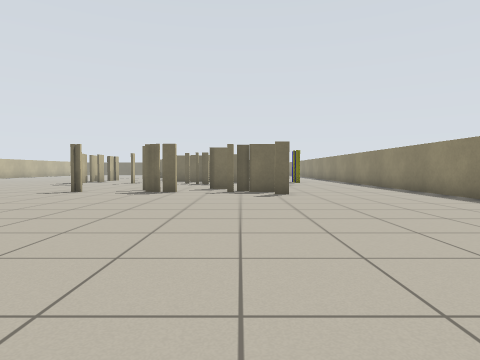
[1] (above)

24 first-person views from a walk through a Stage world. The camera is 0.72 m above the floor, tilts 2° down and sees 75° across. Floor lines are 1 m apart. The floor is counted in squares, 1 m on a side. Each view is taken from the middle of a square. On the plan, view 1 faces up. The plan holds only what a view shows up to about 10 squares ahead; the rest is blank. The robots in the file are not drawn.

[2]
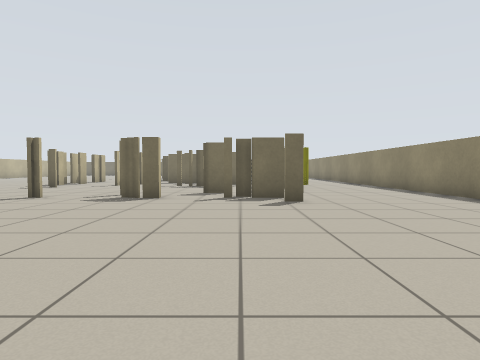

[3]
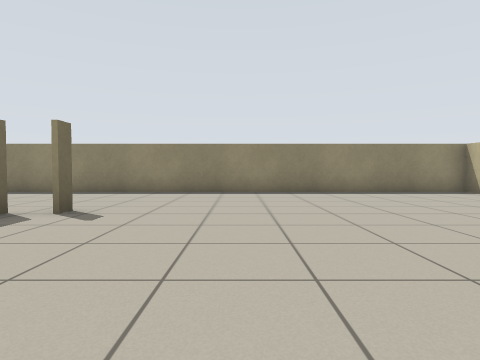

[4]
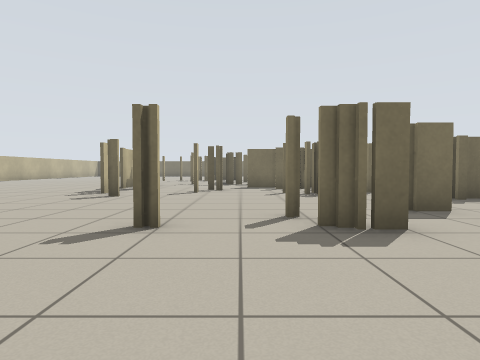

[5]
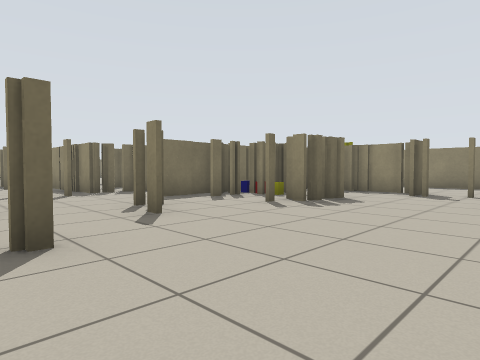

[6]
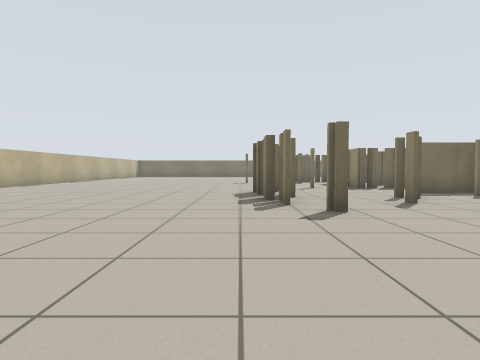

[7]
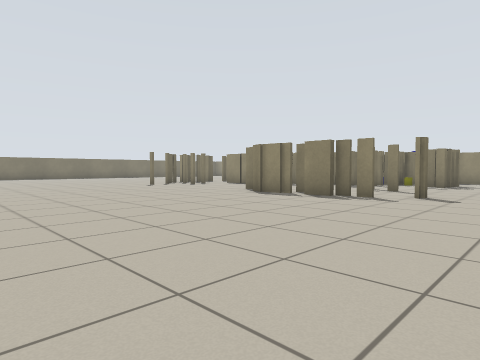

[8]
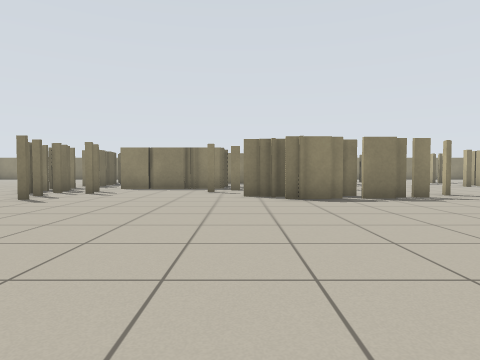

[9]
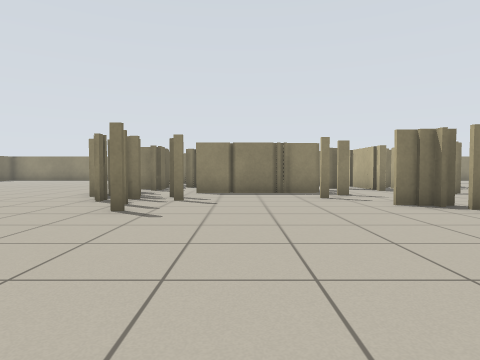

[10]
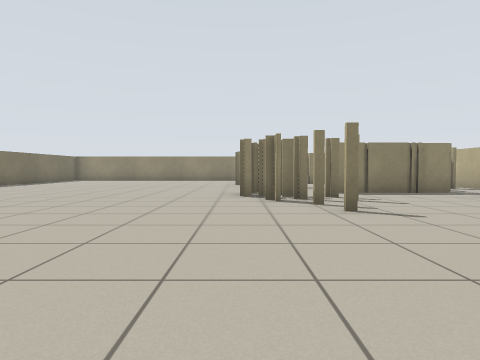

[11]
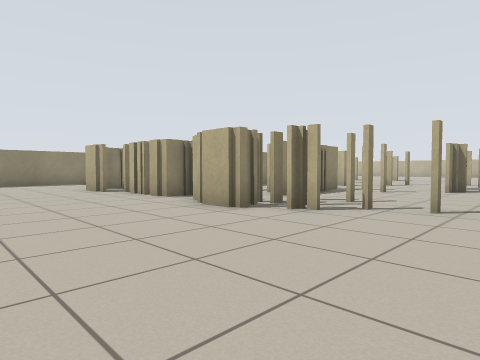

[12]
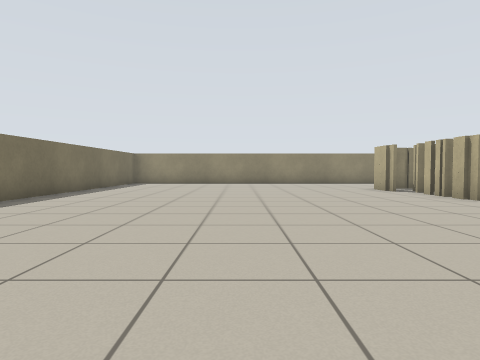

[13]
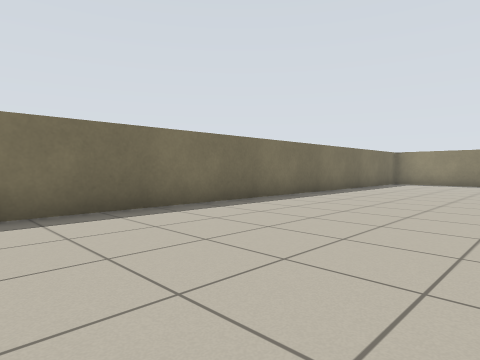

[14]
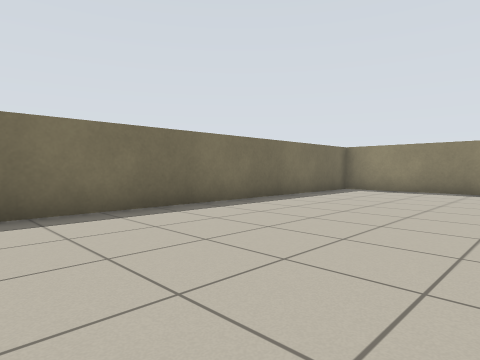

[15]
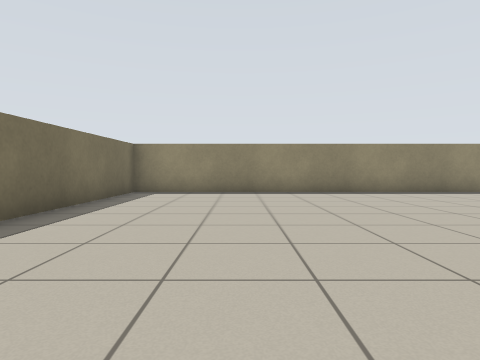

[16]
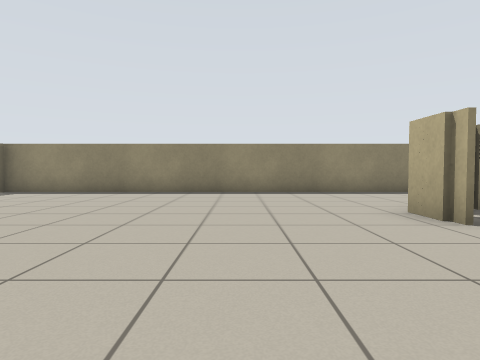

[17]
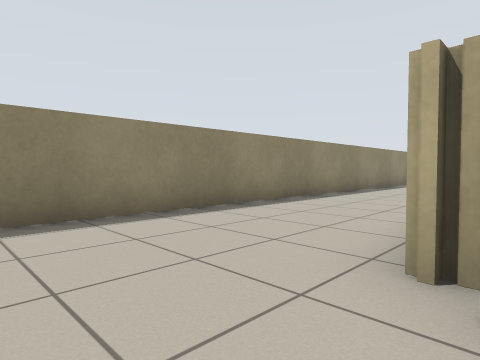

[18]
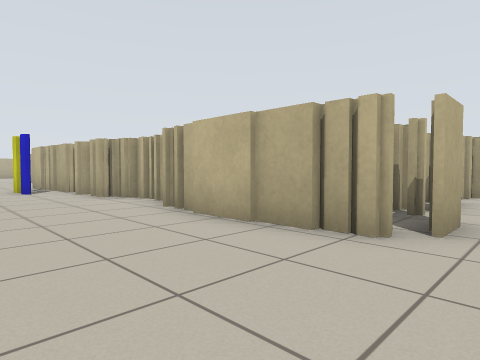

[19]
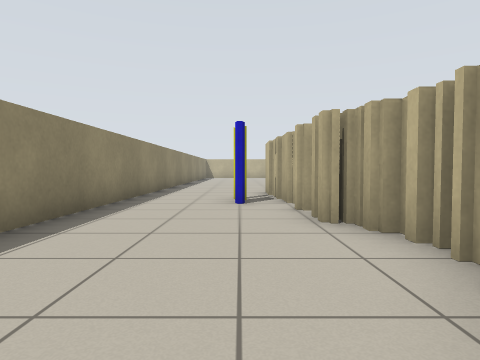

[20]
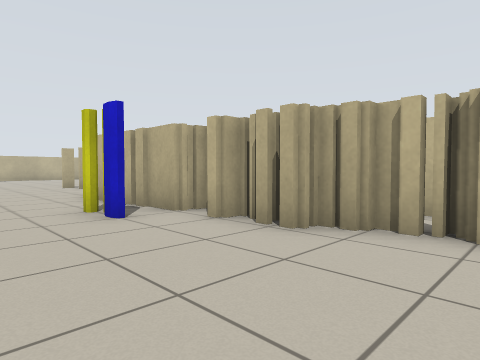

[21]
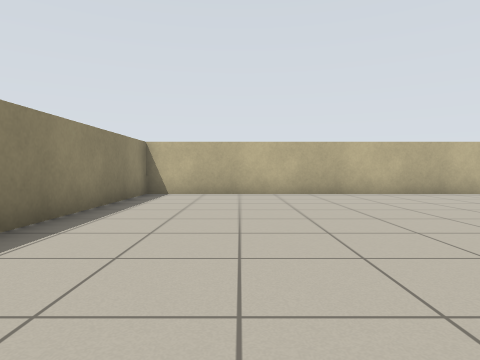

[22]
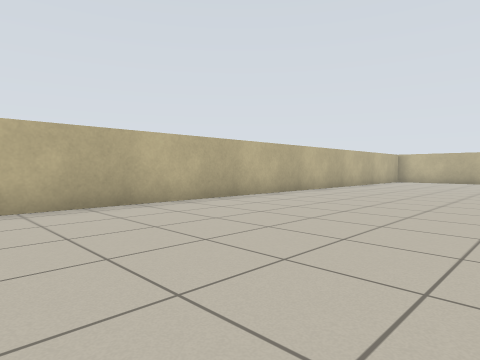

[23]
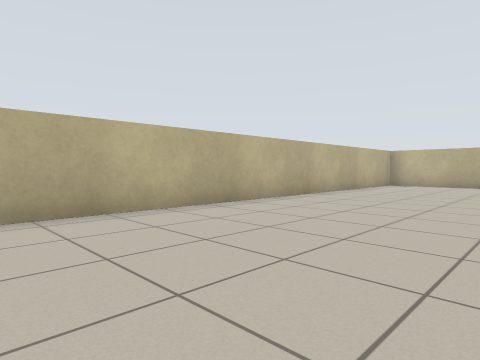

[24]
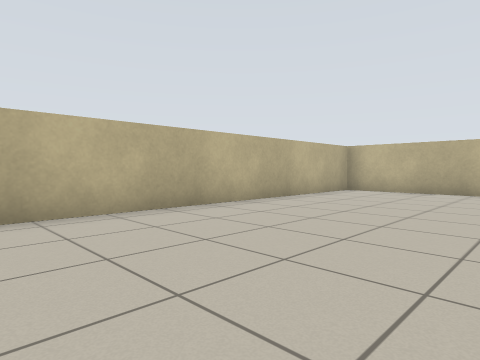

### Floor plan
Points are (right, up) in squares from view 1. A wall is a line through its corners. A room is listed if a view was taken in it or the views show most of it. See-through windows are left out.
Room 1 (views 1, 2, 3, 4, 5, 6, 7, 8, 9, 10, 11, 12, 13, 14, 15, 16, 17, 18, 19, 20, 21, 22, 23, 24)
walls: (-7.9, 17.2) (-7.9, 17.8); (-7.9, 18.8) (-7.9, 20); (-7.7, 16.9) (-7.7, 17.4); (-8.4, 17.4) (-8.4, 19); (-8.4, 16.1) (-8.4, 17); (-8.1, 15.8) (-8.1, 16.2); (-5.4, 19.9) (-5.4, 20.4); (-8.1, 15.1) (-8.1, 15.6); (-3.9, 20.6) (-4.7, 20.6) (-4.7, 24.4); (-1.9, 18.2) (-3.8, 18.2); (-1.4, 14.9) (-2.1, 14.9); (-0.8, 14.9) (-1.2, 14.9); (-6.6, 26.1) (-7.1, 26.1); (-7.1, 26.2) (-6.6, 26.2); (-4.9, 9.8) (-5.4, 9.8); (1.7, 19) (1.7, 18.5); (-4.7, 26.5) (-4.7, 27); (-2.9, 25.8) (-2.9, 26.7) (-2.1, 26.7); (1.5, 20.6) (1.5, 19.9) (1.7, 19.9) (1.7, 19.4) (2, 19.4); (1.9, 17.4) (1.9, 16.5); (1.2, 21.8) (1.2, 20.5); (-4.5, 26.7) (-4, 26.7); (-6, 27) (-4.5, 27); (1.9, 19.9) (1.9, 19.1); (2.1, 16.6) (2.1, 15.4); (-0.4, 11.3) (-1.1, 11.3); (1.1, 13.2) (1.1, 13.8); (2.1, 14.9) (2.1, 14.4); (-1.9, 9.8) (-3, 9.8); (1.9, 13.6) (1, 13.6); (-1.4, 26.2) (-0.8, 26.2); (2.1, 13.9) (2.1, 15.1); (-2, 26.7) (-1, 26.7); (0.4, 10.1) (-0.1, 10.1); (1.1, 9.8) (0.2, 9.8); (0, 27.2) (1.2, 27.2); (1.1, 26.7) (1.7, 26.7) (1.7, 26); (1.9, 26.1) (1.9, 23); (1.5, 8.9) (1, 8.9); (-18.2, 2.8) (-18.2, 0); (-17.2, -1) (5.7, -1) (5.7, 37.3) (-9.4, 37.3)
ways out: gap at (-8, 16)
objects: other object (-1, 16); other object (-1, 17); other object (-1, 18); person (3, 16); blue block (3, 17)

Positions as (right, up) in squares from view 1, and headings:
1: (0, 0), facing up
2: (0, 2), facing up
3: (-4, 6), facing right
4: (-4, 6), facing up
5: (-8, 11), facing up-right
6: (-9, 9), facing up
7: (-16, 12), facing up-right
8: (-16, 20), facing right
9: (-14, 23), facing right
10: (-14, 27), facing right
11: (-10, 31), facing down-right
12: (-10, 32), facing right
13: (-10, 32), facing up-right
14: (-5, 32), facing up-right
15: (-4, 34), facing right
16: (-4, 30), facing right
17: (1, 29), facing down-right
18: (5, 28), facing down-left
19: (3, 24), facing down
20: (5, 22), facing down-left
21: (3, 8), facing down
22: (0, 5), facing down-left
23: (-4, 4), facing down-left
24: (-8, 4), facing down-left
